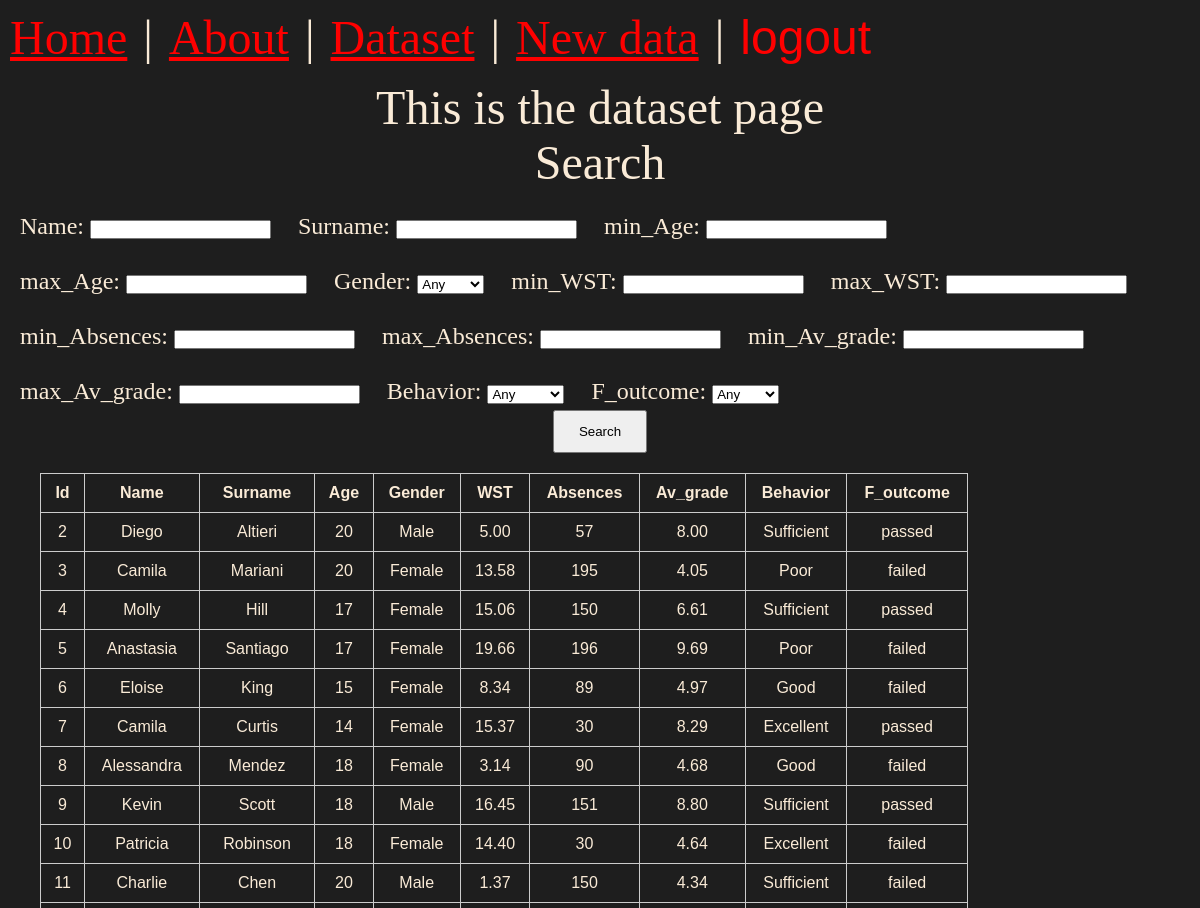
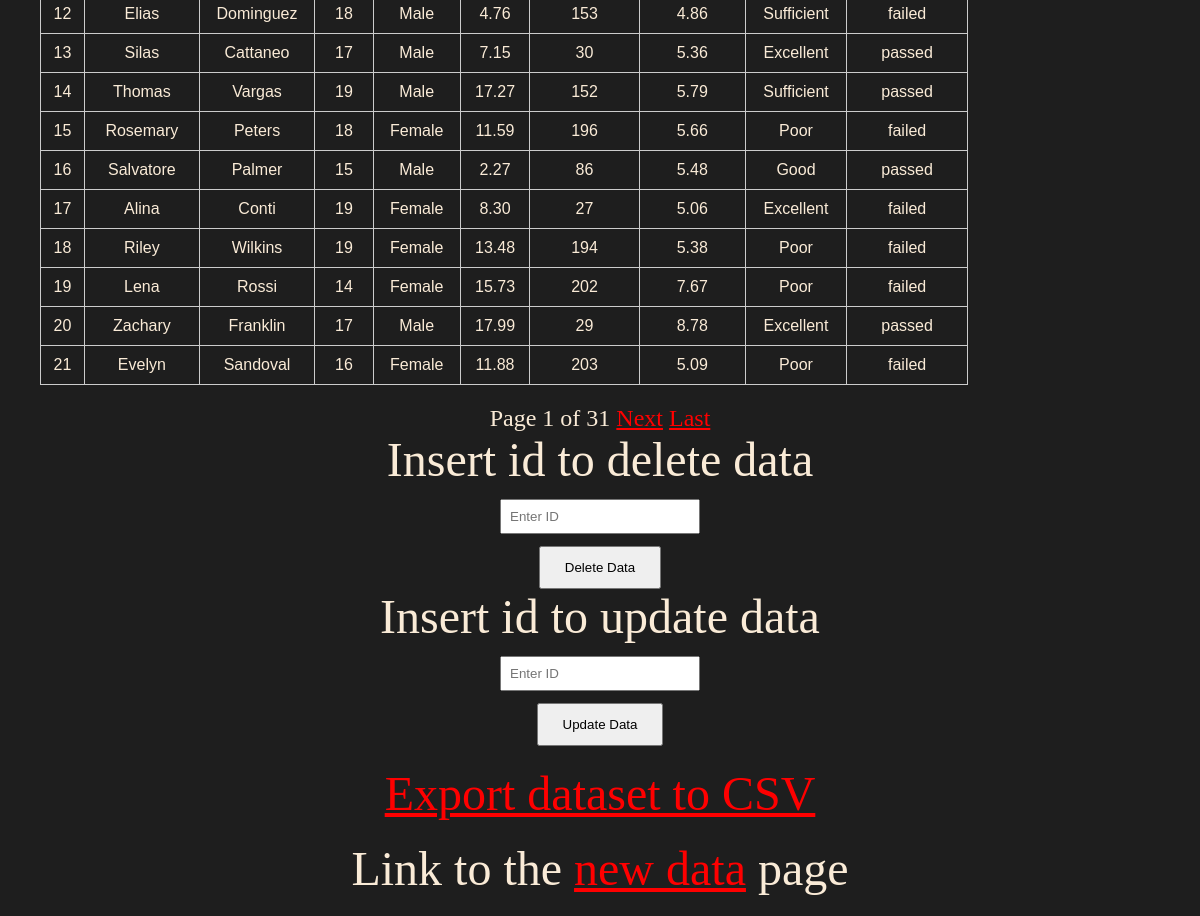
/dataset/dataset/ (signed in), run on the app's committed database (2 pictures, top to bottom).
### dataset/models.py (models this page shows, shortened)
class Data(models.Model):
    user = models.ForeignKey(User, on_delete=models.CASCADE)
    name = models.CharField(max_length = 20)
    surname = models.CharField(max_length = 20)
    age = models.PositiveIntegerField(validators=[MinValueValidator(14),MaxValueValidator(20)])
    gender = models.CharField(choices=[('Male', 'Male'), ('Female', 'Female')])
    weekly_study_time = models.FloatField(validators=[MinValueValidator(0.0)])
    absences = models.PositiveIntegerField(validators=[MaxValueValidator(300)])
    average_grade = models.FloatField(validators=[MinValueValidator(4),MaxValueValidator(10)])
    behavior = models.CharField(choices=[('Excellent', 'Excellent'),
                                                        ('Good', 'Good'),
                                                        ('Sufficient', 'Sufficient'),
                                                        ('Poor', 'Poor')])
    final_outcome =	models.CharField()

### dataset/views.py (the view)
# urls.py: path('dataset/',views.dataset_view, name= 'dataset'),
@login_required(login_url="login")
def dataset_view(request):
    current_user = request.user
    search_data_form = Searchdata_form(request.GET or None)
    data_list = Data.objects.filter(user=current_user)
    if search_data_form.is_valid():
        data_list = search_data(search_data_form,data_list)
    paginator = Paginator(data_list, 20)
    page_number = request.GET.get('page')
    page_obj = paginator.get_page(page_number)
    query_params = request.GET.copy()
    if 'page' in query_params:
        del query_params['page']
    query_string = query_params.urlencode()
    return render(request, 'dataset/dataset.html', {
                                                    'search_data_form': search_data_form,
                                                    'page_obj': page_obj,
                                                    'query_string': query_string,}
                )

### dataset/templates/dataset/dataset.html (shortened to what this page needs)
{% extends 'layout.html' %}
{% load static %}
{% block content %}
    <p> This is the dataset page </p>
    <p style = text-size: 1.5rem > Search </p>
    {% include 'partials/search_data.html' with form=search_data_form %}
    {% include 'partials/table_data.html' %}
    {% include 'partials/delete_data.html' %}
    {% include 'partials/update_data.html' %}
    {% include 'partials/export_csv.html' %}
    <p>Link to the <a href="{% url 'new_data' %}">new data</a> page</p>
{% endblock content %}

### templates/layout.html (shortened to what this page needs)
<!DOCTYPE html>
{% load static %}
<html lang="en">
<head>
    <link rel="stylesheet" href="{% static 'css/style.css' %}">
</head>
<body>
    <nav>
        <a href="{% url 'home' %}">Home</a> |
        <a href="{% url 'about' %}">About</a> |
        {% if user.is_authenticated %}
        <a href="{% url 'dataset' %}">Dataset</a> |
        <a href="{% url 'new_data' %}">New data</a> |
        <form action = "{% url 'logout' %}" method = "post">
            <button class=nav-button>logout</button>
        </form>
        {% else %}
        <a href="{% url 'login' %}">Login</a> |
        {% endif %}
    </nav>
    <main>
        {% block content %}
        {% endblock content %}
    </main>
</body>
</html>

### dataset/templates/partials/search_data.html (shortened to what this page needs)
<form class = "search_form" method = "get">
        {{ search_data_form.as_p }}
        <button name = "search" style="display: block; margin-left: auto; margin-right: auto; margin-bottom: 20px; padding: 12px 24px; top-bottom 12px, left-right 24px;">Search</button>
    </form>

### dataset/templates/partials/table_data.html (shortened to what this page needs)
<div class="data_container">
    <table>
        <thead>
            <tr>
                <th>Id</th>
                <th>Name</th>
                <th>Surname</th>
                <th>Age</th>
                <th>Gender</th>
                <th>WST</th>
                <th>Absences</th>
                <th>Av_grade</th>
                <th>Behavior</th>
                <th>F_outcome</th>
            </tr>
        </thead>
        <tbody>
            {% for data in page_obj %}
                <tr>{{ data.value|floatformat:2 }}
                    <td>{{ data.id }}</td>
                    <td>{{ data.name }}</td>
                    <td>{{ data.surname }}</td>
                    <td>{{ data.age }}</td>
                    <td>{{ data.gender }}</td>
                    <td>{{ data.weekly_study_time|floatformat:2 }}</td>
                    <td>{{ data.absences }}</td>
                    <td>{{ data.average_grade|floatformat:2 }}</td>
                    <td>{{ data.behavior }}</td>
                    <td>{{ data.final_outcome }}</td>
                </tr>
            {% empty %}
                <tr>
                    <td colspan="3">No data available.</td>
                </tr>
            {% endfor %}
        </tbody>
    </table>
    </div>
    <div style="text-align: center; margin-top: 20px;">
    <span>Page {{ page_obj.number }} of {{ page_obj.paginator.num_pages }}</span>
    {% if page_obj.has_next %}
        <a href="?page={{ page_obj.next_page_number }}{% if query_string %}&{{ query_string }}{% endif %}">Next</a>
        <a href="?page={{ page_obj.paginator.num_pages }}{% if query_string %}&{{ query_string }}{% endif %}">Last</a>
    {% endif %}
    </div>

### dataset/templates/partials/delete_data.html (shortened to what this page needs)
<p>Insert id to delete data </p>
<form method="post" action="{% url 'delete_data' %}">
    <input type="text" name="id_to_delete" placeholder="Enter ID" required style = "display: block; margin: 12px auto; padding: 8px; width: 200px;">
    <button name = "delete_data" style="display: block; margin-left: auto; margin-right: auto; padding: 12px 24px; top-bottom 12px, left-right 24px;">Delete Data</button>
</form>

### dataset/templates/partials/update_data.html
<p>Insert id to update data </p>
<form method="get" action="{% url 'update_data' %}">
    <input type="text" name="id" placeholder="Enter ID" required style = "display: block; margin: 12px auto; padding: 8px; width: 200px;">
    <button name = "update_data" style="display: block; margin-left: auto; margin-right: auto; padding: 12px 24px; top-bottom 12px, left-right 24px;">Update Data</button>
</form>

### dataset/templates/partials/export_csv.html
    <a href="{% url 'export_csv' %}" style="display: block; width: max-content; margin: 20px auto;">
        Export dataset to CSV
    </a>

### static/css/style.css (style rules this page uses)
* { margin: 0; padding: 0; box-sizing: border-box; }
body { min-height: 100vh; display: grid; place-content: center; font-size: 3rem; background-color: rgb(30, 30, 30); color: antiquewhite; }
main { justify-self: start; padding: 20px; margin-top: 60px; }
h1, p { text-align: center; }
a { color: red; }
div { font-size: 1.5rem; }
nav { position: absolute; top: 0; left: 0; padding: 10px; display: flex; align-items: center; gap: 1rem; }
nav form { display: inline-block; margin: 0; padding: 0; }
nav .nav-button { background-color: transparent; font-size: 3rem; color : red; border: none; border-radius: 0; box-shadow: none; }
.data_container { text-align: left; margin-left: 0 !important; justify-self: start; width: 100%; }
table { width: 80%; margin-left: 20px; border-collapse: collapse; font-family: Arial, sans-serif; font-size: 1rem; }
table th, table td { border: 1px solid #ccc; padding: 10px; text-align: center; }
table th { font-weight: bold; }
.search_form p { font-size: 1.5rem; display: inline-block; margin-right: 15px; }

### data on the page
Data: id "2", name "Diego", surname "Altieri", age "20", gender "Male", weekly_study_time "5.00", absences "57", average_grade "8.00", behavior "Sufficient", final_outcome "passed"
Data: id "3", name "Camila", surname "Mariani", age "20", gender "Female", weekly_study_time "13.58", absences "195", average_grade "4.05", behavior "Poor", final_outcome "failed"
Data: id "4", name "Molly", surname "Hill", age "17", gender "Female", weekly_study_time "15.06", absences "150", average_grade "6.61", behavior "Sufficient", final_outcome "passed"
Data: id "5", name "Anastasia", surname "Santiago", age "17", gender "Female", weekly_study_time "19.66", absences "196", average_grade "9.69", behavior "Poor", final_outcome "failed"
Data: id "6", name "Eloise", surname "King", age "15", gender "Female", weekly_study_time "8.34", absences "89", average_grade "4.97", behavior "Good", final_outcome "failed"
Data: id "7", name "Camila", surname "Curtis", age "14", gender "Female", weekly_study_time "15.37", absences "30", average_grade "8.29", behavior "Excellent", final_outcome "passed"
Data: id "8", name "Alessandra", surname "Mendez", age "18", gender "Female", weekly_study_time "3.14", absences "90", average_grade "4.68", behavior "Good", final_outcome "failed"
Data: id "9", name "Kevin", surname "Scott", age "18", gender "Male", weekly_study_time "16.45", absences "151", average_grade "8.80", behavior "Sufficient", final_outcome "passed"
Data: id "10", name "Patricia", surname "Robinson", age "18", gender "Female", weekly_study_time "14.40", absences "30", average_grade "4.64", behavior "Excellent", final_outcome "failed"
Data: id "11", name "Charlie", surname "Chen", age "20", gender "Male", weekly_study_time "1.37", absences "150", average_grade "4.34", behavior "Sufficient", final_outcome "failed"
Data: id "12", name "Elias", surname "Dominguez", age "18", gender "Male", weekly_study_time "4.76", absences "153", average_grade "4.86", behavior "Sufficient", final_outcome "failed"
Data: id "13", name "Silas", surname "Cattaneo", age "17", gender "Male", weekly_study_time "7.15", absences "30", average_grade "5.36", behavior "Excellent", final_outcome "passed"
Data: id "14", name "Thomas", surname "Vargas", age "19", gender "Male", weekly_study_time "17.27", absences "152", average_grade "5.79", behavior "Sufficient", final_outcome "passed"
Data: id "15", name "Rosemary", surname "Peters", age "18", gender "Female", weekly_study_time "11.59", absences "196", average_grade "5.66", behavior "Poor", final_outcome "failed"
Data: id "16", name "Salvatore", surname "Palmer", age "15", gender "Male", weekly_study_time "2.27", absences "86", average_grade "5.48", behavior "Good", final_outcome "passed"
Data: id "17", name "Alina", surname "Conti", age "19", gender "Female", weekly_study_time "8.30", absences "27", average_grade "5.06", behavior "Excellent", final_outcome "failed"
Data: id "18", name "Riley", surname "Wilkins", age "19", gender "Female", weekly_study_time "13.48", absences "194", average_grade "5.38", behavior "Poor", final_outcome "failed"
Data: id "19", name "Lena", surname "Rossi", age "14", gender "Female", weekly_study_time "15.73", absences "202", average_grade "7.67", behavior "Poor", final_outcome "failed"
Data: id "20", name "Zachary", surname "Franklin", age "17", gender "Male", weekly_study_time "17.99", absences "29", average_grade "8.78", behavior "Excellent", final_outcome "passed"
Data: id "21", name "Evelyn", surname "Sandoval", age "16", gender "Female", weekly_study_time "11.88", absences "203", average_grade "5.09", behavior "Poor", final_outcome "failed"

### other printed values
{{ page_obj.number }} "1"
{{ page_obj.paginator.num_pages }} "31"
